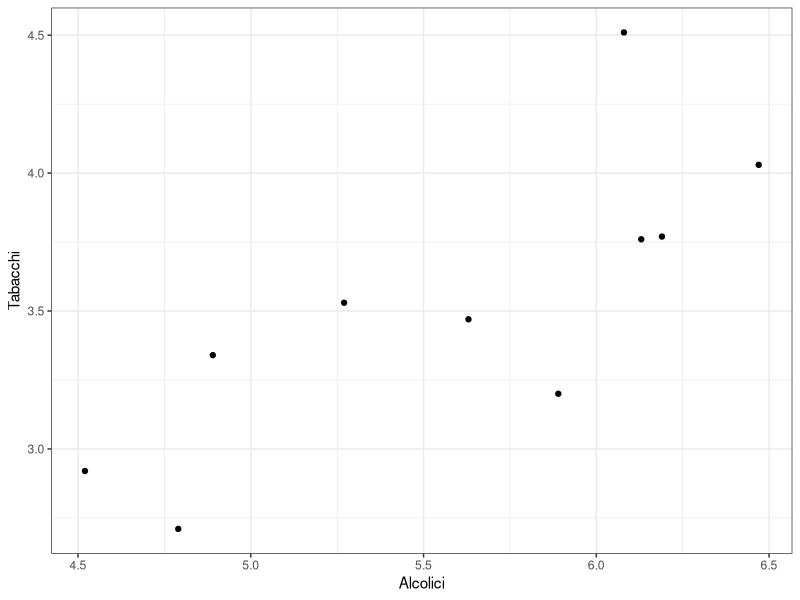
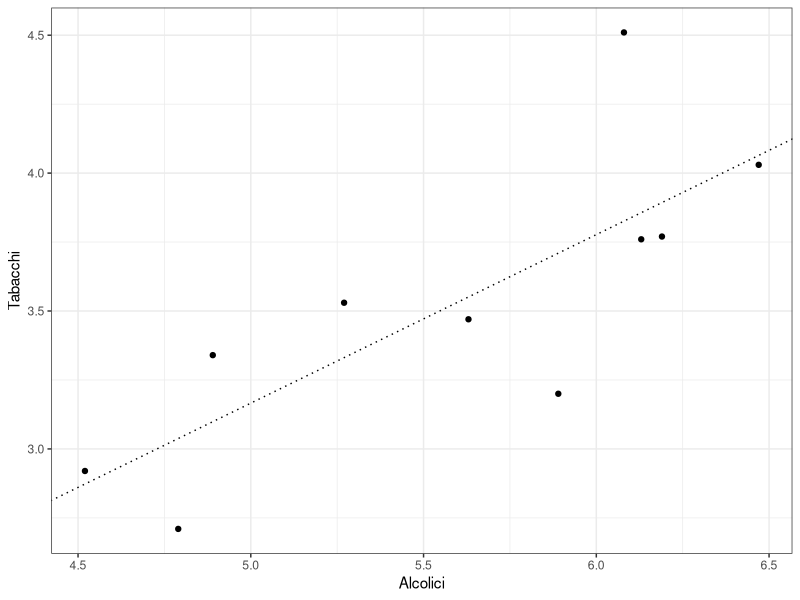
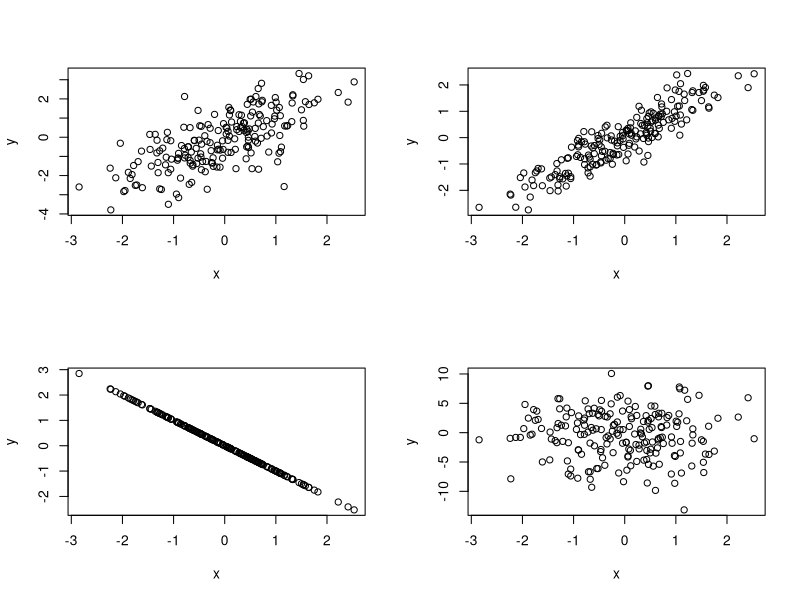

Recreate these plots in R, in order.
## ---- chunk 1
knitr::opts_chunk$set(echo = F, eval = T, message = F, warning = F, error = F, comment = NA, cache = F, include = T, R.options = list(width = 100), collapse = T, dpi = 200, fig.align = "center", fig.height = 4, fig.width = 8)
## ---- chunk 2
alcolici <- c(6.47, 6.13, 6.19, 4.89, 5.63, 4.52, 5.89, 4.79, 5.27, 6.08)
tabacchi <- c(4.03, 3.76, 3.77, 3.34, 3.47, 2.92, 3.2, 2.71, 3.53, 4.51)
dataset <- data.frame(alcolici, tabacchi)
## ---- chunk 3
library(ggplot2)
ggplot(data=dataset, aes(x = alcolici, y = tabacchi)) + geom_point() + theme_bw() + xlab("Alcolici") + ylab("Tabacchi")
## ---- chunk 4
# sum(alcolici*tabacchi)
#sum(alcolici)
# sum(tabacchi)
# sum(alcolici^2)
#summary(lm(tabacchi ~alcolici))
## ---- chunk 5
#library(knitr)
y_fit <- 0.111 + 0.611*alcolici
y_res <- tabacchi - y_fit
#kable(cbind(dataset,y_fit,y_res ), digits=2) 
## ---- chunk 6
library(ggplot2)
ggplot(data=dataset, aes(x = alcolici, y = tabacchi)) + geom_point() + theme_bw() + xlab("Alcolici") + ylab("Tabacchi") + geom_abline(intercept = 0.111, slope = 0.611, linetype="dotted")
## ---- chunk 7
set.seed(18)
x <- rnorm(200)
y1 <- x + rnorm(200,0,1)
y2 <- x + rnorm(200,0,0.43)
y3 <- -x
y4 <- rnorm(200,0,4)

par(mfrow=c(2,2))
plot(x,y1, ylab="y")
plot(x,y2, ylab="y")
plot(x,y3, ylab="y")
plot(x,y4, ylab ="y")
